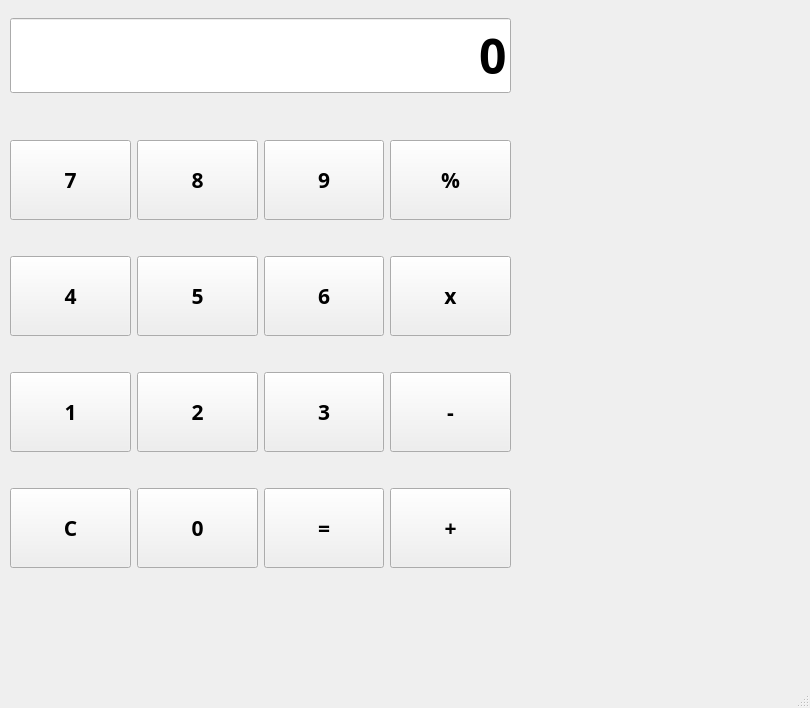
<?xml version="1.0" encoding="UTF-8"?>
<ui version="4.0">
 <class>MainWindow</class>
 <widget class="QMainWindow" name="MainWindow">
  <property name="geometry">
   <rect>
    <x>0</x>
    <y>0</y>
    <width>810</width>
    <height>708</height>
   </rect>
  </property>
  <property name="windowTitle">
   <string>MainWindow</string>
  </property>
  <widget class="QWidget" name="centralwidget">
   <widget class="QWidget" name="verticalLayoutWidget">
    <property name="geometry">
     <rect>
      <x>10</x>
      <y>10</y>
      <width>501</width>
      <height>91</height>
     </rect>
    </property>
    <layout class="QVBoxLayout" name="verticalLayout">
     <item>
      <widget class="QLineEdit" name="result">
       <property name="font">
        <font>
         <family>Agency FB</family>
         <pointsize>36</pointsize>
         <weight>75</weight>
         <bold>true</bold>
        </font>
       </property>
       <property name="text">
        <string>0</string>
       </property>
       <property name="alignment">
        <set>Qt::AlignRight|Qt::AlignTrailing|Qt::AlignVCenter</set>
       </property>
      </widget>
     </item>
    </layout>
   </widget>
   <widget class="QWidget" name="gridLayoutWidget">
    <property name="geometry">
     <rect>
      <x>10</x>
      <y>110</y>
      <width>501</width>
      <height>491</height>
     </rect>
    </property>
    <layout class="QGridLayout" name="gridLayout">
     <item row="0" column="1">
      <widget class="QPushButton" name="pb8">
       <property name="maximumSize">
        <size>
         <width>16777215</width>
         <height>80</height>
        </size>
       </property>
       <property name="font">
        <font>
         <family>Agency FB</family>
         <pointsize>16</pointsize>
         <weight>75</weight>
         <bold>true</bold>
        </font>
       </property>
       <property name="text">
        <string>8</string>
       </property>
      </widget>
     </item>
     <item row="0" column="2">
      <widget class="QPushButton" name="pb9">
       <property name="maximumSize">
        <size>
         <width>16777215</width>
         <height>80</height>
        </size>
       </property>
       <property name="font">
        <font>
         <family>Agency FB</family>
         <pointsize>16</pointsize>
         <weight>75</weight>
         <bold>true</bold>
        </font>
       </property>
       <property name="text">
        <string>9</string>
       </property>
      </widget>
     </item>
     <item row="0" column="0">
      <widget class="QPushButton" name="pb7">
       <property name="maximumSize">
        <size>
         <width>16777215</width>
         <height>80</height>
        </size>
       </property>
       <property name="font">
        <font>
         <family>Agency FB</family>
         <pointsize>16</pointsize>
         <weight>75</weight>
         <bold>true</bold>
        </font>
       </property>
       <property name="text">
        <string>7</string>
       </property>
      </widget>
     </item>
     <item row="0" column="3">
      <widget class="QPushButton" name="pbdiv">
       <property name="maximumSize">
        <size>
         <width>16777215</width>
         <height>80</height>
        </size>
       </property>
       <property name="font">
        <font>
         <family>Agency FB</family>
         <pointsize>16</pointsize>
         <weight>75</weight>
         <bold>true</bold>
        </font>
       </property>
       <property name="text">
        <string>%</string>
       </property>
      </widget>
     </item>
     <item row="1" column="0">
      <widget class="QPushButton" name="pb4">
       <property name="maximumSize">
        <size>
         <width>16777215</width>
         <height>80</height>
        </size>
       </property>
       <property name="font">
        <font>
         <family>Agency FB</family>
         <pointsize>16</pointsize>
         <weight>75</weight>
         <bold>true</bold>
        </font>
       </property>
       <property name="text">
        <string>4</string>
       </property>
      </widget>
     </item>
     <item row="1" column="1">
      <widget class="QPushButton" name="pb5">
       <property name="maximumSize">
        <size>
         <width>16777215</width>
         <height>80</height>
        </size>
       </property>
       <property name="font">
        <font>
         <family>Agency FB</family>
         <pointsize>16</pointsize>
         <weight>75</weight>
         <bold>true</bold>
        </font>
       </property>
       <property name="text">
        <string>5</string>
       </property>
      </widget>
     </item>
     <item row="1" column="2">
      <widget class="QPushButton" name="pb6">
       <property name="maximumSize">
        <size>
         <width>16777215</width>
         <height>80</height>
        </size>
       </property>
       <property name="font">
        <font>
         <family>Agency FB</family>
         <pointsize>16</pointsize>
         <weight>75</weight>
         <bold>true</bold>
        </font>
       </property>
       <property name="text">
        <string>6</string>
       </property>
      </widget>
     </item>
     <item row="1" column="3">
      <widget class="QPushButton" name="pbmul">
       <property name="maximumSize">
        <size>
         <width>16777215</width>
         <height>80</height>
        </size>
       </property>
       <property name="font">
        <font>
         <family>Agency FB</family>
         <pointsize>16</pointsize>
         <weight>75</weight>
         <bold>true</bold>
        </font>
       </property>
       <property name="text">
        <string>x</string>
       </property>
      </widget>
     </item>
     <item row="2" column="0">
      <widget class="QPushButton" name="pb1">
       <property name="maximumSize">
        <size>
         <width>16777215</width>
         <height>80</height>
        </size>
       </property>
       <property name="font">
        <font>
         <family>Agency FB</family>
         <pointsize>16</pointsize>
         <weight>75</weight>
         <bold>true</bold>
        </font>
       </property>
       <property name="text">
        <string>1</string>
       </property>
      </widget>
     </item>
     <item row="2" column="1">
      <widget class="QPushButton" name="pb2">
       <property name="maximumSize">
        <size>
         <width>16777215</width>
         <height>80</height>
        </size>
       </property>
       <property name="font">
        <font>
         <family>Agency FB</family>
         <pointsize>16</pointsize>
         <weight>75</weight>
         <bold>true</bold>
        </font>
       </property>
       <property name="text">
        <string>2</string>
       </property>
      </widget>
     </item>
     <item row="2" column="2">
      <widget class="QPushButton" name="pb3">
       <property name="maximumSize">
        <size>
         <width>16777215</width>
         <height>80</height>
        </size>
       </property>
       <property name="font">
        <font>
         <family>Agency FB</family>
         <pointsize>16</pointsize>
         <weight>75</weight>
         <bold>true</bold>
        </font>
       </property>
       <property name="text">
        <string>3</string>
       </property>
      </widget>
     </item>
     <item row="2" column="3">
      <widget class="QPushButton" name="pbsub">
       <property name="maximumSize">
        <size>
         <width>16777215</width>
         <height>80</height>
        </size>
       </property>
       <property name="font">
        <font>
         <family>Agency FB</family>
         <pointsize>16</pointsize>
         <weight>75</weight>
         <bold>true</bold>
        </font>
       </property>
       <property name="text">
        <string>-</string>
       </property>
      </widget>
     </item>
     <item row="3" column="0">
      <widget class="QPushButton" name="pbcan">
       <property name="maximumSize">
        <size>
         <width>16777215</width>
         <height>80</height>
        </size>
       </property>
       <property name="font">
        <font>
         <family>Agency FB</family>
         <pointsize>16</pointsize>
         <weight>75</weight>
         <bold>true</bold>
        </font>
       </property>
       <property name="text">
        <string>C</string>
       </property>
      </widget>
     </item>
     <item row="3" column="1">
      <widget class="QPushButton" name="pb0">
       <property name="maximumSize">
        <size>
         <width>16777215</width>
         <height>80</height>
        </size>
       </property>
       <property name="font">
        <font>
         <family>Agency FB</family>
         <pointsize>16</pointsize>
         <weight>75</weight>
         <bold>true</bold>
        </font>
       </property>
       <property name="text">
        <string>0</string>
       </property>
      </widget>
     </item>
     <item row="3" column="2">
      <widget class="QPushButton" name="pbequal">
       <property name="maximumSize">
        <size>
         <width>16777215</width>
         <height>80</height>
        </size>
       </property>
       <property name="font">
        <font>
         <family>Agency FB</family>
         <pointsize>16</pointsize>
         <weight>75</weight>
         <bold>true</bold>
        </font>
       </property>
       <property name="text">
        <string>=</string>
       </property>
      </widget>
     </item>
     <item row="3" column="3">
      <widget class="QPushButton" name="pbsum">
       <property name="maximumSize">
        <size>
         <width>16777215</width>
         <height>80</height>
        </size>
       </property>
       <property name="font">
        <font>
         <family>Agency FB</family>
         <pointsize>16</pointsize>
         <weight>75</weight>
         <bold>true</bold>
        </font>
       </property>
       <property name="text">
        <string>+</string>
       </property>
      </widget>
     </item>
    </layout>
   </widget>
  </widget>
  <widget class="QMenuBar" name="menubar">
   <property name="geometry">
    <rect>
     <x>0</x>
     <y>0</y>
     <width>810</width>
     <height>26</height>
    </rect>
   </property>
  </widget>
  <widget class="QStatusBar" name="statusbar"/>
 </widget>
 <resources/>
 <connections/>
</ui>
